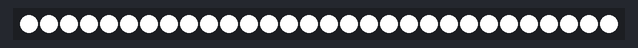
Bench run of a sketch on a simulated Arduino Mega 2560, built with avr-gcc and run on an emulated ATmega2560. Parts: 30 RGB LEDs in strip order, left to right. The local clock reads 2024-03-15 10:24:30 at power-on unless the sketch sets it; what the sketch prints to the serial monitor is not drawn.

Above: at 0.1 s.
At 2.1 s:
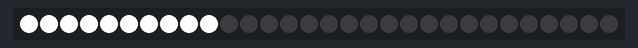
At 4.1 s:
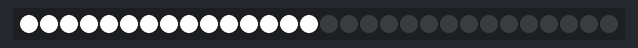
At 6.1 s:
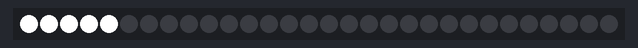
At 10.1 s:
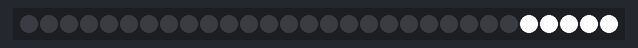
At 12.1 s:
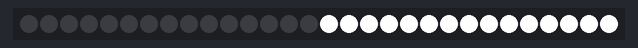

The sketch:

CSC235FinalProjectCode.ino
```cpp
//Moon phase calculation credits to:
//https://how2electronics.com/moon-phase-calculator-with-oled-display/

//Neopixel library
#include <Adafruit_NeoPixel.h>
Adafruit_NeoPixel strip(30, 10);

//Neopixel matrix
#include <Adafruit_NeoMatrix.h>
#include <gamma.h>
#include <Adafruit_GFX.h>

//RTC libraries
#include <RTClib.h>
#include <Wire.h>

RTC_DS3231 RTC;
char t[32];

//Variables for Moon Calculation
String nfm = "";  //days to next full moon

//Variable for finite state machine
int mp;
int state = 0;

void setup() {
  Serial.begin(9600);
  strip.begin();
  strip.setBrightness(255);

  //RTC Setup
  Wire.begin();
  RTC.begin();
  RTC.adjust(DateTime(F(__DATE__), F(__TIME__)));
}

void loop() {
  stateSwap();

  Serial.println(state);
  //Serial.println(state);
  DateTime now = RTC.now();
  sprintf(t, "%02d:%02d:%02d %02d/%02d/%02d", now.hour(), now.minute(), now.second(), now.day(), now.month(), now.year());
  //Serial.print(F("Date/Time: "));
  //Serial.println(t);
  //Serial.println(now.day());
  mp = moonPhaseCalculator();
  strip.clear();

  //States controlling the colors
  switch (state) {  //change to var state for demo
      //FULL MOON (Rises at 6PM. Sets at 6AM) Fifth Phase
    case 0:
      //Serial.println("First Case!!");
      for (int index = 0; index < strip.numPixels(); index++) {
        strip.setPixelColor(index, strip.Color(255, 255, 255));
      }
      strip.show();
      break;

      //WANING GIBBOUS (Rises at 9PM. Sets at 9AM) Sixth Phase
    case 1:
      // Serial.println("Second Case!!");
      for (int index = 0; index < 10; index++) {
        strip.setPixelColor(index, strip.Color(255, 255, 255));
      }
      strip.show();
      break;

      //THIRD QUARTER (Rises at 12AM. Sets at 12PM) Seventh Phase
    case 2:
      // Serial.println("Third Case!!");
      for (int index = 0; index < 15; index++) {
        strip.setPixelColor(index, strip.Color(255, 255, 255));
      }
      strip.show();
      break;

      //WANING CRESCENT (Rises at 3AM. Sets at 3PM) Eighth Phase
    case 3:
      // Serial.println("Fourth Case!!");
      for (int index = 0; index < 5; index++) {
        strip.setPixelColor(index, strip.Color(255, 255, 255));
      }
      strip.show();
      break;

      //NEW MOON (Rises at 6AM. Sets at 6PM) First Phase
    case 4:
      // Serial.println("Fifth Case!!");
      for (int index = 0; index < strip.numPixels(); index++) {
        strip.setPixelColor(index, strip.Color(0, 0, 0));
      }
      strip.show();
      break;

      //WAXING CRESCENT (Rises at 9AM. Sets at 9PM) Second Phase
    case 5:
      //  Serial.println("Sixth Case!!");
      for (int index = 25; index < strip.numPixels(); index++) {
        strip.setPixelColor(index, strip.Color(255, 255, 255));
      }
      strip.show();
      break;

      //FIRST QUARTER (Rises at 12PM. Sets at 12AM) Third Phase
    case 6:
      //  Serial.println("Seventh Case!!");
      for (int index = 15; index < strip.numPixels(); index++) {
        strip.setPixelColor(index, strip.Color(255, 255, 255));
      }
      strip.show();
      break;

      //WAXING GIBBOUS (Rises at 3PM. Sets at 3AM) Fourth Phase
    case 7:
      //  Serial.println("Eighth Case!!");
      for (int index = 5; index < strip.numPixels(); index++) {
        strip.setPixelColor(index, strip.Color(255, 255, 255));
      }
      strip.show();
      break;
  }
}

void stateSwap() {
  static unsigned long startTime = millis();
  unsigned long currentTime = millis();

  for (int index = 0; index < 7; index++) {
    if (millis() - startTime >= 2000) {
      state = (state + 1);  //change state to mp
      startTime = millis();
    }
    // Serial.println(state);
  }
  if (state > 7) {
    state = 0;
  }
}

int moonPhaseCalculator() {
  //This will calculate the age of the moon phase (0 to 7)
  // There are eight stages, 0 is a full moon and 4 is a new
  DateTime now = RTC.now();
  Serial.print(now.hour(), now.minute());
  double jd = 0;  //Julian Date
  double ed = 0;  //Dattes elapsed since start of full moon
  int moonPhase = 0;
  jd = julianDate(now.year(), now.month(), now.day());
  //Serial.println(now.day());

  //jd = julianDate(1972,1,1) //a debug, date for a new moon
  jd = int(jd);  //- 2244116.75);  //starting at Jan 1 1972

  //Serial.println(jd);
  jd /= 29.53;  //divide by the moon cycle. Represented in days
  moonPhase = jd;
  jd -= moonPhase;                         //leaves a fractional part of jd
  ed = jd * 29.53;                         // days elapsed this month
  String nfm = String((int(29.53 - ed)));  //days to next full moon
  moonPhase = jd * 8 + 0.5;
  moonPhase = moonPhase & 7;
  //Serial.println(moonPhase);
  return moonPhase;

  //Serial.println();
}

double julianDate(int y, int m, int d) {
  //convert a date to a Julian Date
  int mm, yy;
  double k1, k2, k3;
  double j;

  yy = y - int((12 - m) / 10);
  mm = m + 9;
  if (mm >= 12) {
    mm = mm - 12;
  }
  k1 = 365.25 * (yy + 4172);
  k2 = int((30.6001 * mm) + 0.5);
  k3 = int((((yy / 100) + 4) * 0.75) - 38);
  j = k1 + k2 + d + 59;
  j = j - k3;  // j is the Julian date at 12h UT (Universal Time)
               //Serial.println(j);
  return j;
}
```

Measured:
- what the display in image 1 shows lasts 2.0 s, from 2.0 s to 4.0 s
